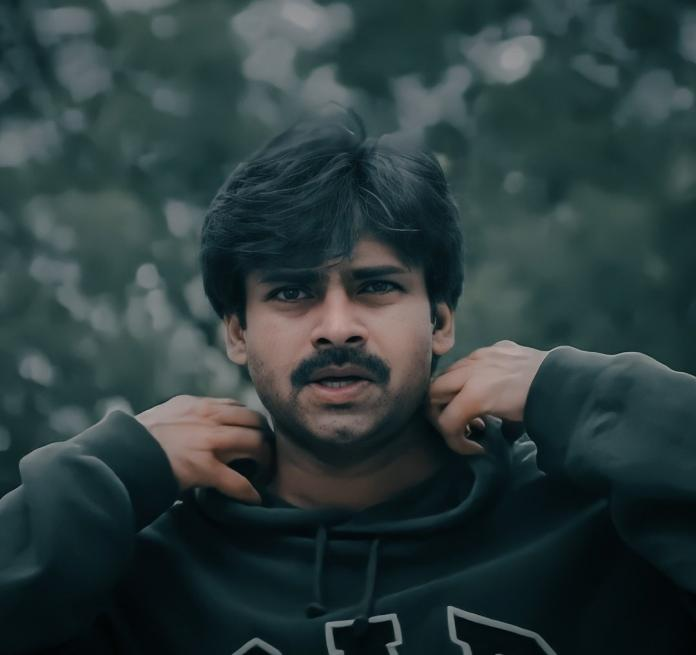
#> input picture opencv/kushi.jpg, 696 x 655 px
$ python ex11.py
#> lines starting #> are read from the running program, lines starting #| are printed output that depends on the picture; after the words box and inside, x2 and y2 are one past the last pixel; in counts of white or black regions, pixels touching at a corner belong together
import cv2
import numpy as np
image = cv2.imread('kushi.jpg', cv2.IMREAD_GRAYSCALE)
#> image: shape (655, 696); min 0, max 179, mean 55.7
blur = cv2.GaussianBlur(image, (5, 5), 0)
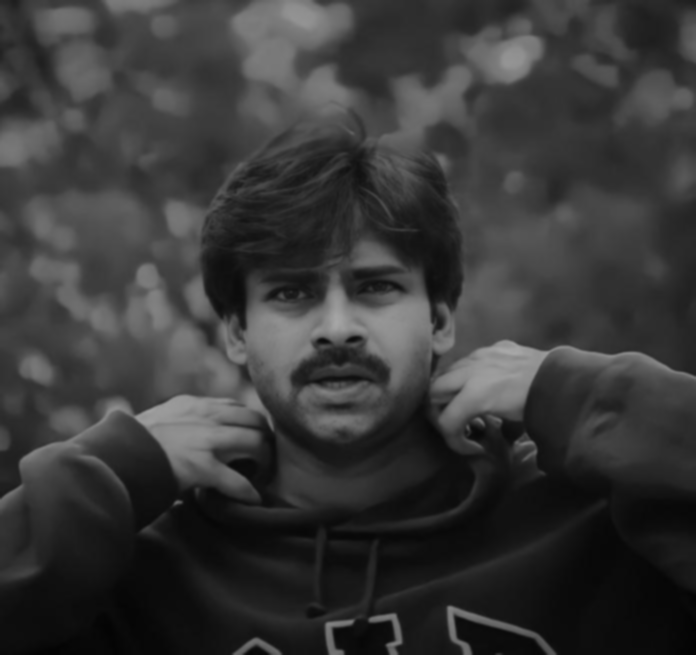
#> blur: shape (655, 696); min 3, max 168, mean 55.7
edges = cv2.Canny(blur, 50, 150)
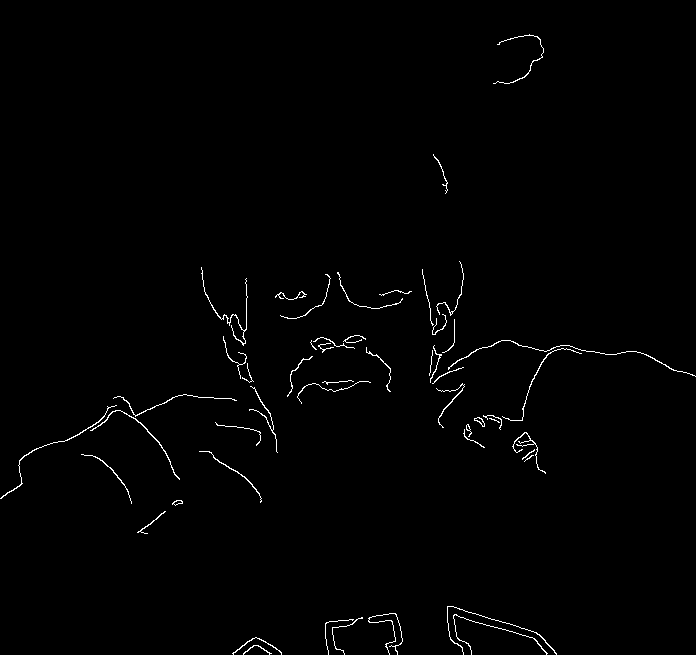
#> edges: shape (655, 696); 0.94% white in thin lines or dots
cv2.imshow('Original Image', image)
cv2.imshow('Edge Detection', edges)
cv2.waitKey(0)

$ run again, with opencv/download.jpg copied over opencv/kushi.jpg
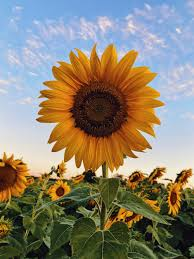
#> input picture opencv/download.jpg, 194 x 259 px
#> `blur = cv2.GaussianBlur(image, (5, 5), 0)`:
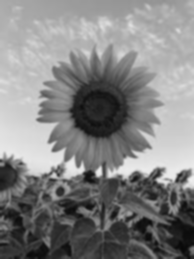
#> blur: shape (259, 194); min 8, max 238, mean 131
#> `edges = cv2.Canny(blur, 50, 150)`:
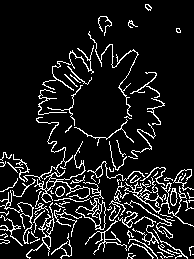
#> edges: shape (259, 194); 10.6% white in thin lines or dots

$ run again, with opencv/flower.jpg copied over opencv/kushi.jpg
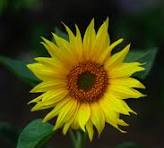
#> input picture opencv/flower.jpg, 164 x 148 px
#> `blur = cv2.GaussianBlur(image, (5, 5), 0)`:
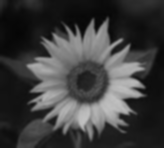
#> blur: shape (148, 164); min 5, max 193, mean 61.9
#> `edges = cv2.Canny(blur, 50, 150)`:
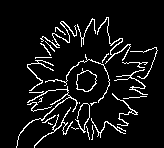
#> edges: shape (148, 164); 7.6% white in thin lines or dots, all inside (x1, y1, x2, y2) = (16, 17, 158, 148)

$ run again, with opencv/pspk.jpg copied over opencv/kushi.jpg
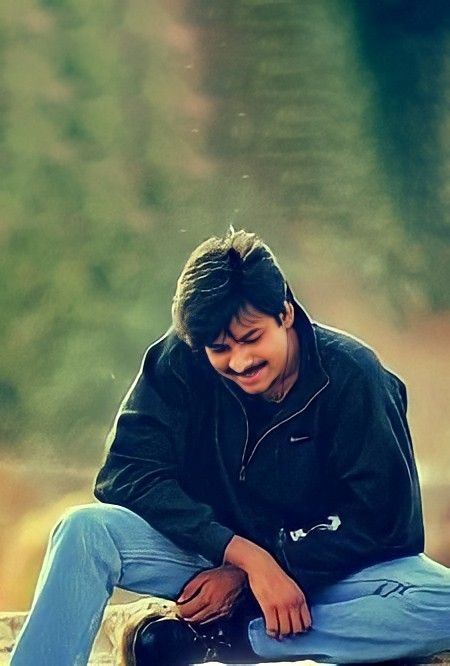
#> input picture opencv/pspk.jpg, 450 x 666 px
#> `image = cv2.imread('kushi.jpg', cv2.IMREAD_GRAYSCALE)`:
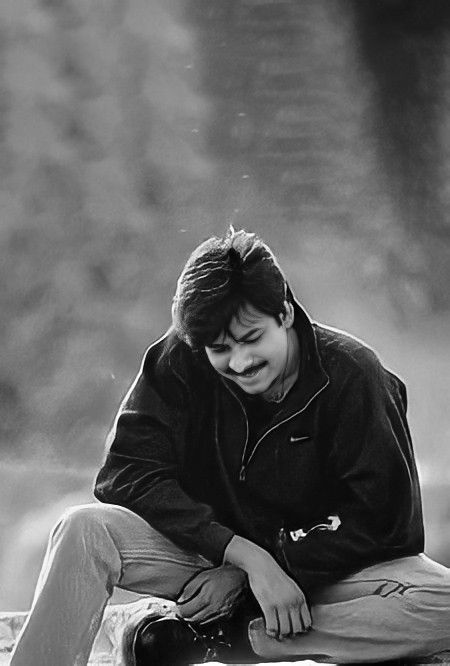
#> image: shape (666, 450); min 0, max 255, mean 99
#> `edges = cv2.Canny(blur, 50, 150)`:
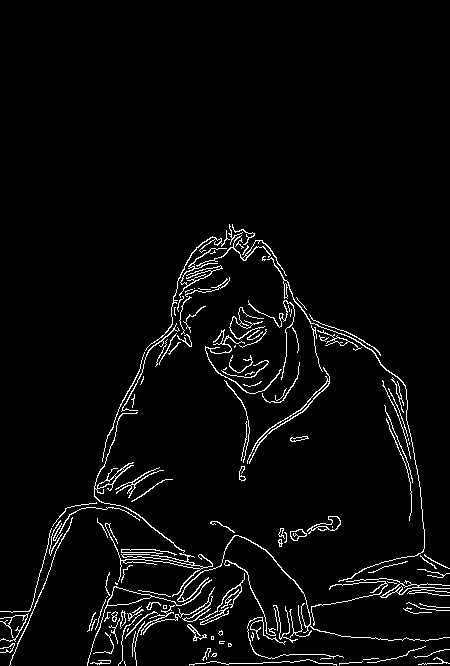
#> edges: shape (666, 450); 3.6% white in thin lines or dots, all inside (x1, y1, x2, y2) = (0, 224, 450, 666)
